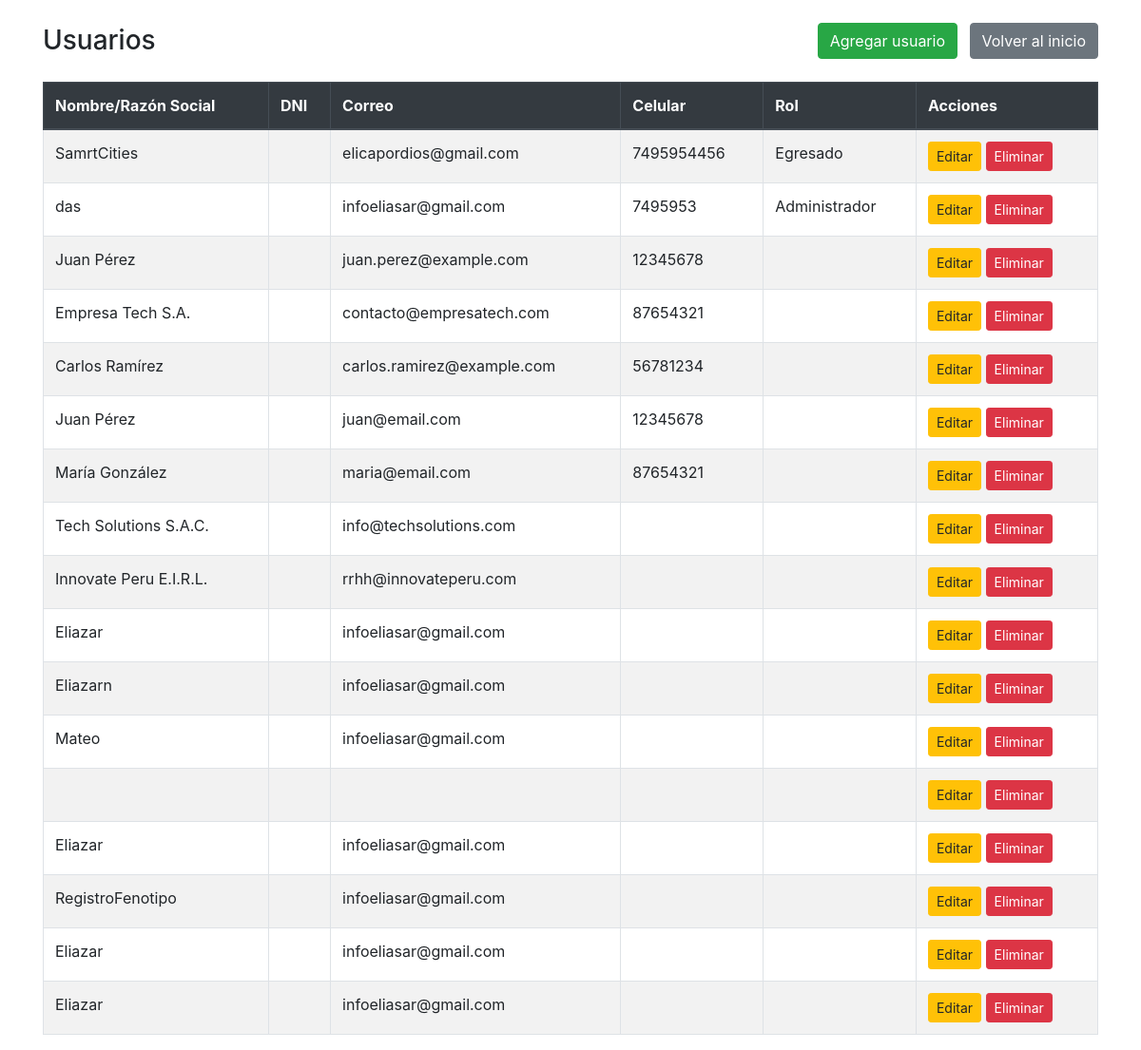
/source/usuarios/usuarios.php, run on the app's committed database.
### tables this page shows
CREATE TABLE IF NOT EXISTS usuarios
(
    id         INT(11) NOT NULL AUTO_INCREMENT PRIMARY KEY,
    nombre_rs  VARCHAR(100) DEFAULT NULL,
    apellido   VARCHAR(100) DEFAULT NULL,
    dni        VARCHAR(20)  DEFAULT NULL,
    ruc        VARCHAR(20)  DEFAULT NULL,
    correo     VARCHAR(100) DEFAULT NULL,
    celular    VARCHAR(15)  DEFAULT NULL,
    rol        VARCHAR(50)  DEFAULT NULL,
    user       VARCHAR(50)  DEFAULT NULL,
    pasword    VARCHAR(255) DEFAULT NULL,
    archivo_cv VARCHAR(255) DEFAULT NULL
);

### source/usuarios/usuarios.php (the view, shortened to what this page needs)
<?php
$conexion = new mysqli(SERVIDOR, USUARIO, PASSWORD, BASE_DE_DATOS);
$sentencia_sql = "SELECT * FROM usuarios";
$resultado = $conexion->query($sentencia_sql);
?>
<!DOCTYPE html>
<html lang="es">
<head>
    <link rel="stylesheet" href="https://stackpath.bootstrapcdn.com/bootstrap/4.5.2/css/bootstrap.min.css">
</head>
<body>
    <div class="container mt-4">
        <div class="d-flex justify-content-between align-items-center mb-4">
            <h3 class="mb-0"><?php echo TITULO_GENERAL; ?></h3>
            <div>
                <button onClick="f_agregar()" type="button" class="btn btn-success mr-2">Agregar usuario</button>
                <button onClick="f_volver()" type="button" class="btn btn-secondary">Volver al inicio</button>
            </div>
        </div>
        <table class="table table-bordered table-striped table-hover">
            <thead class="thead-dark">
                <tr>
                    <th>Nombre/Razón Social</th>
                    <th>DNI</th>
                    <th>Correo</th>
                    <th>Celular</th>
                    <th>Rol</th>
                    <th>Acciones</th>
                </tr>
            </thead>
            <tbody>
                <?php while ($row = $resultado->fetch_assoc()): ?>
                <tr>
                    <td><?php echo htmlspecialchars($row['nombre_rs']); ?></td>
                    <td><?php echo htmlspecialchars($row['dni']); ?></td>
                    <td><?php echo htmlspecialchars($row['correo']); ?></td>
                    <td><?php echo htmlspecialchars($row['celular']); ?></td>
                    <td>
                        <?php
                        switch ($row['rol']) {
                            case '1':
                                echo 'Administrador';
                                break;
                            case '2':
                                echo 'Egresado';
                                break;
                        }
                        ?>
                    </td>
                    <td>
                        <button onClick="f_editar('<?php echo $row['id']; ?>')" class="btn btn-warning btn-sm">Editar</button>
                        <button onClick="f_eliminar('<?php echo $row['id']; ?>')" class="btn btn-danger btn-sm">Eliminar</button>
                    </td>
                </tr>
                <?php endwhile; ?>
            </tbody>
        </table>
    </div>
</body>
</html>

### data on the page
usuarios: nombre_rs "SamrtCities", correo "elicapordios@gmail.com", celular "7495954456", rol "Egresado"
usuarios: nombre_rs "das", correo "infoeliasar@gmail.com", celular "7495953", rol "Administrador"
usuarios: nombre_rs "Juan Pérez", correo "juan.perez@example.com", celular "12345678"
usuarios: nombre_rs "Empresa Tech S.A.", correo "contacto@empresatech.com", celular "87654321"
usuarios: nombre_rs "Carlos Ramírez", correo "carlos.ramirez@example.com", celular "56781234"
usuarios: nombre_rs "Juan Pérez", correo "juan@email.com", celular "12345678"
usuarios: nombre_rs "María González", correo "maria@email.com", celular "87654321"
usuarios: nombre_rs "Tech Solutions S.A.C.", correo "info@techsolutions.com"
usuarios: nombre_rs "Innovate Peru E.I.R.L.", correo "rrhh@innovateperu.com"
usuarios: nombre_rs "Eliazar", correo "infoeliasar@gmail.com"
usuarios: nombre_rs "Eliazarn", correo "infoeliasar@gmail.com"
usuarios: nombre_rs "Mateo", correo "infoeliasar@gmail.com"
usuarios: nombre_rs "Eliazar", correo "infoeliasar@gmail.com"
usuarios: nombre_rs "RegistroFenotipo", correo "infoeliasar@gmail.com"
usuarios: nombre_rs "Eliazar", correo "infoeliasar@gmail.com"
usuarios: nombre_rs "Eliazar", correo "infoeliasar@gmail.com"

### other printed values
TITULO_GENERAL "Usuarios"
